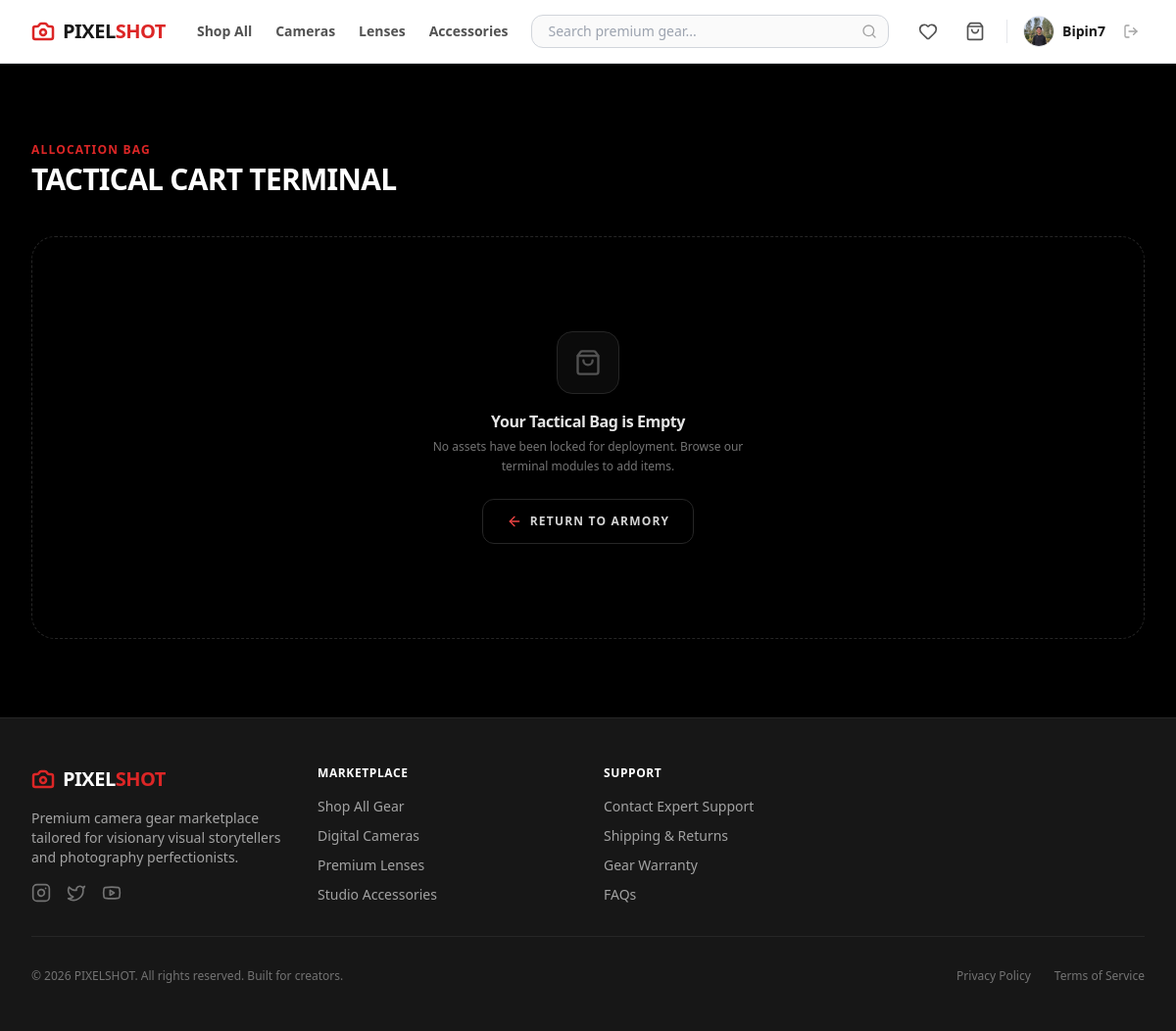
The page /cart/ (signed in) on the database as committed earlier.
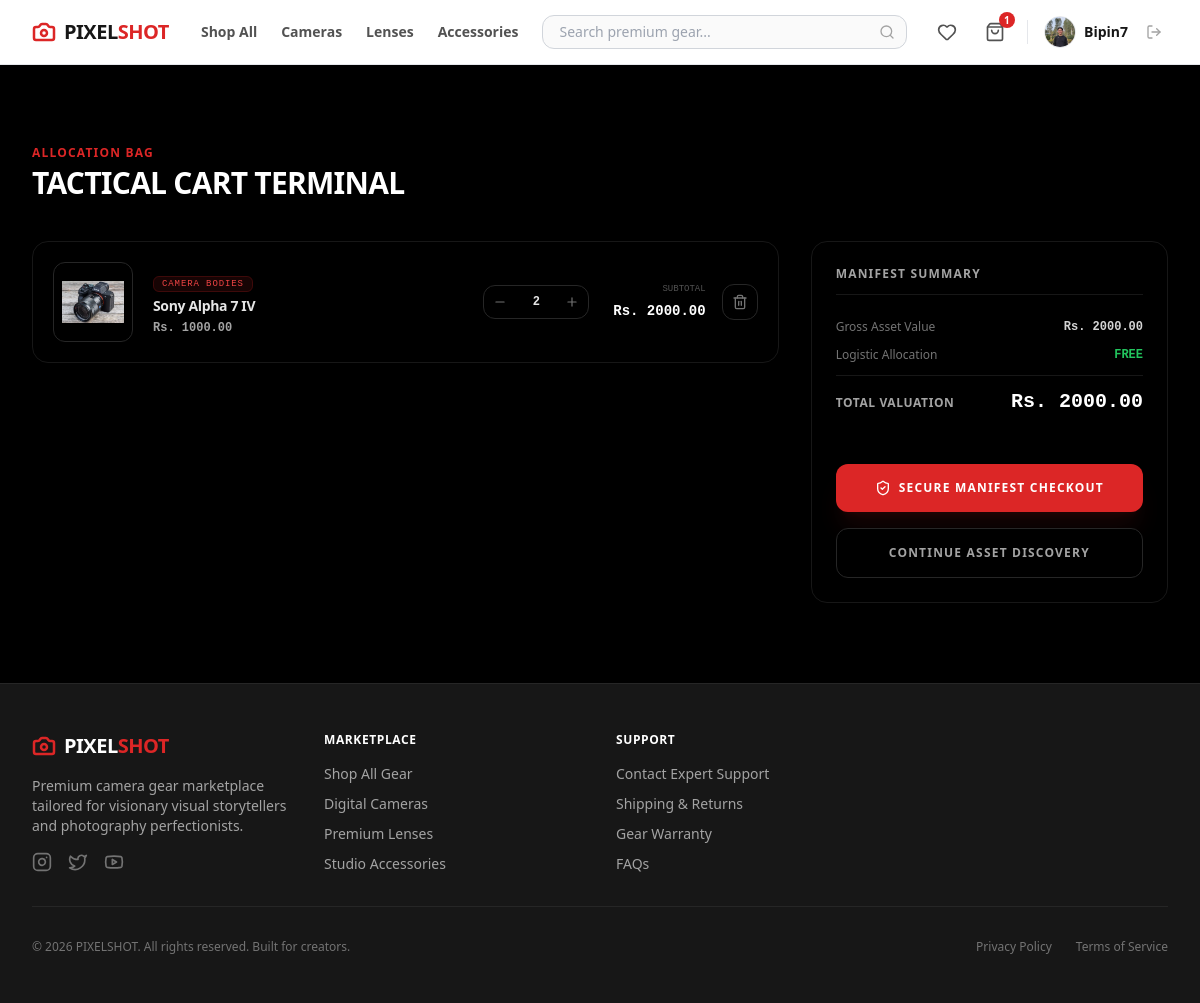
The same page on the database as committed later.
### ps_app/models.py (models this page shows, shortened)
class User(AbstractUser):
    phone = models.CharField(max_length=20, blank=True)
    address = models.TextField(blank=True)
    profile_picture = models.ImageField(upload_to='images/user/', blank=True, null=True)

class Cart(models.Model):
    customer = models.OneToOneField(User, on_delete=models.CASCADE, related_name='cart')

class CartItem(models.Model):
    cart = models.ForeignKey(Cart, on_delete=models.CASCADE, related_name='items')
    product = models.ForeignKey(Product, on_delete=models.CASCADE)
    quantity = models.PositiveIntegerField(default=1)
    @property
    def total_price(self):
        return self.product.price * self.quantity

class Product(models.Model):
    class Category(models.TextChoices):
        CAMERAS = 'cameras', 'Camera Bodies'
        LENSES = 'lenses', 'Lenses & Optics'
        STABILIZERS = 'stabilizers', 'Gimbals & Tripods'
        LIGHTING = 'lighting', 'Studio & On-Camera Lighting'
        AUDIO = 'audio', 'Microphones & Audio Recorders'
        STORAGE = 'storage', 'Memory Cards & Drives'
        ACCESSORIES = 'accessories', 'Bags, Power & Rigging'
    class Condition(models.TextChoices):
        NEW = 'new', 'Brand New (Sealed)'
        REFURBISHED = 'refurbished', 'Factory Refurbished'
        OPEN_BOX = 'open_box', 'Open Box / Mint'
    brand = models.ForeignKey(Brand, on_delete=models.SET_NULL, null=True, related_name='products')
    name = models.CharField(max_length=255)
    category = models.CharField(max_length=20, choices=Category.choices)
    condition = models.CharField(max_length=20, choices=Condition.choices, default=Condition.NEW)
    description = models.TextField()
    price = models.DecimalField(max_digits=10, decimal_places=2)
    stock = models.PositiveIntegerField(default=0)
    product_image = models.ImageField(upload_to='images/products/')
    sku = models.CharField(max_length=100, unique=True, blank=True, null=True, help_text="Unique Product SKU Stock Identifier")
    is_active = models.BooleanField(default=True)
    created_at = models.DateTimeField(auto_now_add=True)

### ps_app/views/cart_view.py (the view)
# urls.py: path('cart/', cart_view, name='cart'),
@login_required
def cart_view(request):
    cart, created = Cart.objects.get_or_create(customer=request.user)
    cart_items = cart.items.all()
    total_price = sum(item.total_price for item in cart_items)
    return render(request, 'main/cart_page.html', {'cart_items': cart_items, 'total_price': total_price})

### ps_app/templates/main/cart_page.html (shortened to what this page needs)
<!DOCTYPE html>
<html lang="en">
<head>
    {% load static %}
    <link href="{% static 'css/styles.css' %}" rel="stylesheet" />
</head>
<body class="bg-black text-neutral-100 font-sans min-h-screen flex flex-col">
    {% include 'components/_navbar.html' %}
    <main class="flex-grow max-w-7xl w-full mx-auto px-4 sm:px-6 lg:px-8 py-12 lg:py-20">
        <div class="mb-10">
            <h1 class="text-xs font-bold uppercase tracking-widest text-red-600 mb-1">Allocation Bag</h1>
            <p class="text-2xl lg:text-3xl font-black tracking-tight text-white uppercase">Tactical Cart Terminal</p>
        </div>
        {% if cart_items %}
            <div class="grid grid-cols-1 lg:grid-cols-3 gap-8 items-start">
                <div class="lg:col-span-2 space-y-4">
                    {% for item in cart_items %}
                        <div class="bg-neutral-950 border border-neutral-900 rounded-2xl p-4 sm:p-5 flex flex-col sm:flex-row items-center justify-between gap-5 hover:border-neutral-800 transition-all">
                            <div class="flex flex-col sm:flex-row items-center gap-5 w-full sm:w-auto">
                                <div class="w-20 h-20 bg-black border border-neutral-800 rounded-xl overflow-hidden flex items-center justify-center p-2 shrink-0">
                                    {% if item.product.product_image %}
                                        <img src="{{ item.product.product_image.url }}" alt="{{ item.product.name }}" class="max-w-full max-h-full object-contain">
                                    {% else %}
                                        <i data-lucide="camera" class="w-6 h-6 text-neutral-800"></i>
                                    {% endif %}
                                </div>
                                <div class="space-y-1 text-center sm:text-left">
                                    <span class="text-[9px] font-mono uppercase tracking-widest text-red-500 bg-red-600/10 border border-red-600/20 px-2 py-0.5 rounded-md">
                                        {{ item.product.get_category_display }}
                                    </span>
                                    <h3 class="font-bold text-neutral-200 text-sm tracking-tight line-clamp-1 mt-1">
                                        {{ item.product.name }}
                                    </h3>
                                    <p class="text-xs font-mono font-black text-neutral-400">
                                        Rs. {{ item.product.price|floatformat:2 }}
                                    </p>
                                </div>
                            </div>
                            <div class="flex items-center justify-between sm:justify-end gap-6 w-full sm:w-auto border-t sm:border-t-0 border-neutral-900 pt-4 sm:pt-0">
                                <div class="flex items-center border border-neutral-800 rounded-xl overflow-hidden bg-black">
                                    <a href="/cart/decrease/{{ item.product.id }}/" class="w-8 h-8 flex items-center justify-center text-neutral-500 hover:text-white hover:bg-neutral-900 transition-colors">
                                        <i data-lucide="minus" class="w-3.5 h-3.5"></i>
                                    </a>
                                    <span class="w-10 text-center font-mono text-xs font-bold text-neutral-200">
                                        {{ item.quantity }}
                                    </span>
                                    <a href="/cart/increase/{{ item.product.id }}/" class="w-8 h-8 flex items-center justify-center text-neutral-500 hover:text-white hover:bg-neutral-900 transition-colors">
                                        <i data-lucide="plus" class="w-3.5 h-3.5"></i>
                                    </a>
                                </div>
                                <div class="flex items-center gap-4">
                                    <div class="text-right hidden sm:block">
                                        <span class="text-[9px] font-mono text-neutral-600 block uppercase">Subtotal</span>
                                        <span class="font-mono text-sm font-black text-white">Rs. {{ item.total_price|floatformat:2 }}</span>
                                    </div>
                                    <a href="/cart/remove/{{ item.product.id }}/" class="w-9 h-9 bg-black hover:bg-red-600/10 border border-neutral-800 hover:border-red-600/30 text-neutral-500 hover:text-red-500 rounded-xl transition-all flex items-center justify-center shadow-md">
                                        <i data-lucide="trash-2" class="w-4 h-4"></i>
                                    </a>
                                </div>
                            </div>
                        </div>
                    {% endfor %}
                </div>
                <div class="bg-neutral-950 border border-neutral-900 rounded-2xl p-6 space-y-6 lg:sticky lg:top-24">
                    <h2 class="text-xs font-bold uppercase tracking-widest text-neutral-400 border-b border-neutral-900 pb-3">Manifest Summary</h2>
                    <div class="space-y-3">
                        <div class="flex justify-between items-center text-xs">
                            <span class="text-neutral-500 font-medium">Gross Asset Value</span>
                            <span class="font-mono font-bold text-neutral-300">Rs. {{ total_price|floatformat:2 }}</span>
                        </div>
                        <div class="flex justify-between items-center text-xs">
                            <span class="text-neutral-500 font-medium">Logistic Allocation</span>
                            <span class="font-mono font-bold text-green-500">FREE</span>
                        </div>
                        <div class="border-t border-neutral-900 pt-3 flex justify-between items-baseline">
                            <span class="text-xs font-bold uppercase tracking-wider text-neutral-400">Total Valuation</span>
                            <span class="font-mono text-xl font-black text-white">Rs. {{ total_price|floatformat:2 }}</span>
                        </div>
                    </div>
                    <form method="POST" action="/payment/initiate/" class="space-y-4 pt-2">
                        <button type="button" id="action_button" class="w-full bg-red-600 hover:bg-red-700 text-white font-black py-4 px-6 rounded-xl text-xs uppercase tracking-widest transition-all flex items-center justify-center gap-2 shadow-xl shadow-red-600/10 cursor-pointer">
                            <i data-lucide="shield-check" class="w-4 h-4"></i>
                            <span id="button_text">Secure Manifest Checkout</span>
                        </button>
                        <a href="/products/" class="w-full bg-black hover:bg-neutral-900 text-neutral-400 hover:text-white font-black py-4 px-6 rounded-xl text-xs uppercase tracking-widest transition-all flex items-center justify-center gap-2 border border-neutral-800">
                            Continue Asset Discovery
                        </a>
                    </form>
                </div>
            </div>
        {% else %}
            <div class="flex flex-col items-center justify-center text-center py-24 border border-dashed border-neutral-800 rounded-3xl bg-black">
                <div class="w-16 h-16 bg-neutral-900/50 rounded-2xl flex items-center justify-center border border-neutral-800 mb-4">
                    <i data-lucide="shopping-bag" class="w-7 h-7 text-neutral-600"></i>
                </div>
                <h3 class="text-neutral-200 font-bold text-base tracking-tight">Your Tactical Bag is Empty</h3>
                <p class="text-xs text-neutral-500 mt-1 max-w-xs leading-relaxed mb-6">No assets have been locked for deployment. Browse our terminal modules to add items.</p>
                <a href="/products/" class="bg-neutral-950 hover:bg-neutral-900 border border-neutral-800 hover:border-red-600/50 text-neutral-300 hover:text-white font-black px-6 py-3.5 rounded-xl text-xs uppercase tracking-widest transition-all flex items-center gap-2">
                    <i data-lucide="arrow-left" class="w-4 h-4 text-red-500"></i>
                    Return to Armory
                </a>
            </div>
        {% endif %}
    </main>
    {% include 'components/_footer.html' %}
</body>
</html>

### ps_app/templates/components/_navbar.html (shortened to what this page needs)
<nav class="bg-white border-b border-gray-200 sticky top-0 z-50 font-sans text-neutral-900">
    <div class="max-w-7xl mx-auto px-4 sm:px-6 lg:px-8">
        <div class="flex justify-between h-16 items-center">
            <div class="flex items-center gap-8">
                <a href="/" class="flex items-center gap-2 text-xl font-black tracking-tight shrink-0">
                    <i data-lucide="camera" class="w-6 h-6 text-red-600 stroke-[2.5]"></i>
                    <span>PIXEL<span class="text-red-600">SHOT</span></span>
                </a>
                <div class="hidden md:flex items-center gap-6 text-sm font-semibold text-neutral-600">
                    <a href="/products/" class="hover:text-red-600 transition-colors">Shop All</a>
                    <a href="/products/?category=cameras" class="hover:text-red-600 transition-colors">Cameras</a>
                    <a href="/products/?category=lenses" class="hover:text-red-600 transition-colors">Lenses</a>
                    <a href="/products/?category=accessories" class="hover:text-red-600 transition-colors">Accessories</a>
                </div>
            </div>
            <div class="flex-1 max-w-md mx-6 hidden sm:block">
                <form action="/products/" method="GET" class="relative">
                    <input type="text" name="search" value="{{ request.GET.search }}" placeholder="Search premium gear..."
                        class="w-full bg-neutral-50 border border-gray-300 rounded-xl pl-4 pr-9 py-1.5 text-sm focus:outline-none focus:ring-2 focus:ring-red-600 focus:border-red-600 focus:bg-white transition-all">
                    <button type="submit" class="absolute inset-y-0 right-0 flex items-center pr-3 text-neutral-400 hover:text-red-600">
                        <i data-lucide="search" class="w-4 h-4"></i>
                    </button>
                </form>
            </div>
            <div class="flex items-center gap-4">
                {% if user.is_authenticated and not user.is_staff %}
                    <a href="/wishlist/" class="p-1.5 text-neutral-600 hover:text-red-600 transition-colors relative">
                        <i data-lucide="heart" class="w-5 h-5"></i>
                    </a>
                    <a href="/cart/" class="p-1.5 text-neutral-600 hover:text-red-600 transition-colors relative">
                        <i data-lucide="shopping-bag" class="w-5 h-5"></i>
                        {% if user.is_authenticated and user.cart.items.exists %}
                            <span class="absolute top-0 right-0 w-4 h-4 bg-red-600 text-white text-[10px] font-bold rounded-full flex items-center justify-center transform translate-x-1 -translate-y-1">
                                {{ user.cart.items.count }}
                            </span>
                        {% endif %}
                    </a>
                {% endif %}
                {% if user.is_authenticated %}
                    <div class="flex items-center gap-3">
                        <a href="/profile/" class="flex items-center gap-2 group">
                            {% if user.profile_picture %}
                                <img src="{{ user.profile_picture.url }}" alt="Profile" class="w-8 h-8 rounded-full object-cover border border-gray-200 group-hover:border-red-600 transition-colors">
                            {% else %}
                                <div class="w-8 h-8 rounded-full bg-neutral-100 border border-gray-200 flex items-center justify-center text-neutral-500 group-hover:border-red-600 transition-colors">
                                    <i data-lucide="user" class="w-4 h-4"></i>
                                </div>
                            {% endif %}
                            <span class="text-sm font-semibold hidden lg:block group-hover:text-red-600 transition-colors">{{ user.username }}</span>
                        </a>
                        <form action="/logout/" method="POST" class="inline">
                            <button type="submit" class="p-1.5 text-neutral-400 hover:text-red-600 transition-colors" title="Log Out">
                                <i data-lucide="log-out" class="w-4 h-4"></i>
                            </button>
                        </form>
                    </div>
                {% else %}
                    <div class="flex items-center gap-3 text-sm font-bold">
                        <a href="/login/" class="text-neutral-600 hover:text-black transition-colors px-2 py-1.5">Sign In</a>
                        <a href="/register/" class="bg-neutral-900 text-white px-4 py-2 rounded-xl hover:bg-red-600 transition-all shadow-sm">Register</a>
                    </div>
                {% endif %}
            </div>
        </div>
    </div>
</nav>

Rows that differ between the two databases and show on the page:
changed User "Bipin7": cart.items.count (not shown) → "1"
added CartItem: product.product_image (picture), product.category "CAMERA BODIES", product.name "Sony Alpha 7 IV", product.price "1000.00", quantity "2", total_price "2000.00"
Other text that changed with them:
{{ total_price|floatformat:2 }}: (not shown) → "2000.00"
text no longer shown: "Your Tactical Bag is Empty No assets have been locked for deployment. Browse our terminal modules to add items. RETURN TO ARMORY"
text now shown: "MANIFEST SUMMARY Gross Asset Value Rs. Logistic Allocation FREE TOTAL VALUATION Rs. SECURE MANIFEST CHECKOUT CONTINUE ASSET DISCOVERY"
